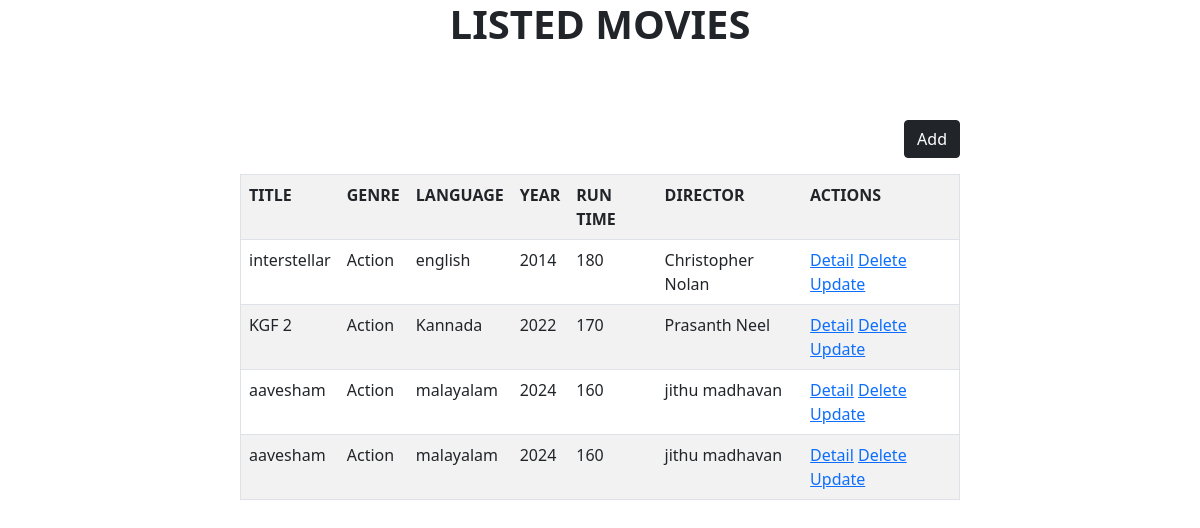
The app's page /movie/all/ with its own data.
### myapp/models.py (models this page shows)
class Movies(models.Model):
    title=models.CharField(max_length=200,null=False,blank=False)
    genre=models.CharField(max_length=200,choices=GenreChoices.choices)
    language=models.CharField(max_length=200)
    year=models.CharField(max_length=200)
    run_time=models.PositiveIntegerField()
    director=models.CharField(max_length=200)

### myapp/views.py (the view)
# urls.py: path('movie/all/',views.MovieListView.as_view(),name="movie-list"),
class MovieListView(View):
    def get(self,request,*args,**kwargs):
        qs=Movies.objects.all()
        return render(request,"movies_list.html",{"movies":qs})

### myapp/templates/movies_list.html (shortened to what this page needs)
<!DOCTYPE html>
<html lang="en">
<head>
    <link href="https://cdn.jsdelivr.net/npm/bootstrap@5.0.2/dist/css/bootstrap.min.css" rel="stylesheet">
</head>
<body>
    <h1><center><b>LISTED MOVIES</b></center></h1>
    <div class="con">
        <div class="row">
            <div class="col-2"></div>
            <div class="col-8 p-5">
                <div class="w-100 d-flex justify-content-end my-3">
                    <a href="{%url 'movie-add'%}" class="btn btn-dark">Add</a>
                </div>
                <table class="table table-striped border p-5">
                    <tr>
                        <th>TITLE</th>
                        <th>GENRE</th>
                        <th>LANGUAGE</th>
                        <th>YEAR</th>
                        <th>RUN TIME</th>
                        <th>DIRECTOR</th>
                        <th>ACTIONS</th>
                    </tr>
                    {%for m in movies%}
                    <tr>
                        <td>{{m.title}}</td>
                        <td>{{m.genre}}</td>
                        <td>{{m.language}}</td>
                        <td>{{m.year}}</td>
                        <td>{{m.run_time}}</td>
                        <td>{{m.director}}</td>
                        <td><a href="{%url 'movie-detail' m.id%}">Detail</a>         <a href="{%url 'movie-delete' m.id%}">Delete</a>         <a href="{%url 'movie-update' m.id%}">Update</a></td>
                    </tr>
                    {%endfor%}
                </table>
            </div>
            <div class="col-2"></div>
        </div>
    </div>
</body>
</html>

### records on screen
Movies: title "interstellar", genre "Action", language "english", year "2014", run_time "180", director "Christopher Nolan"
Movies: title "KGF 2", genre "Action", language "Kannada", year "2022", run_time "170", director "Prasanth Neel"
Movies: title "aavesham", genre "Action", language "malayalam", year "2024", run_time "160", director "jithu madhavan"
Movies: title "aavesham", genre "Action", language "malayalam", year "2024", run_time "160", director "jithu madhavan"
